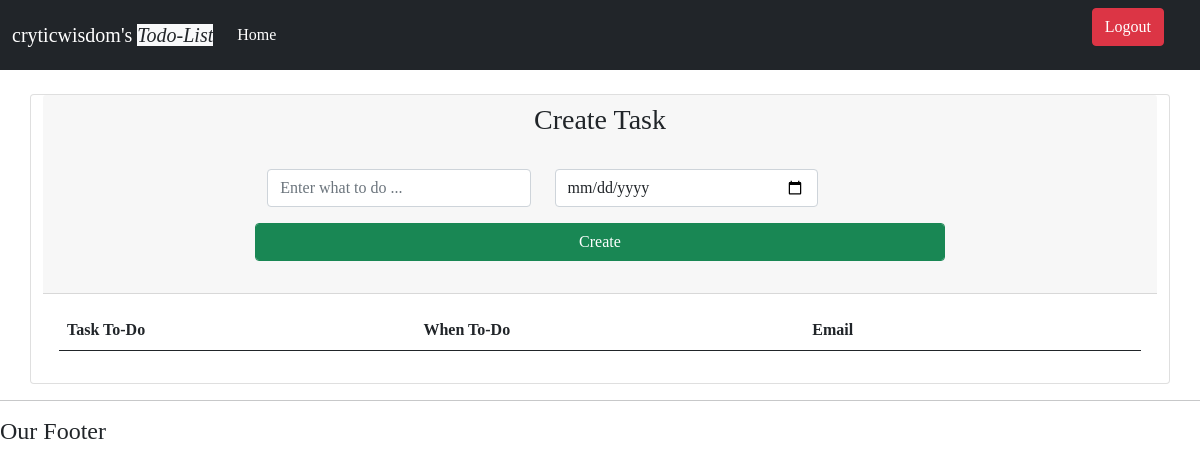
Before: /profile/56 (signed in) with the older database file.
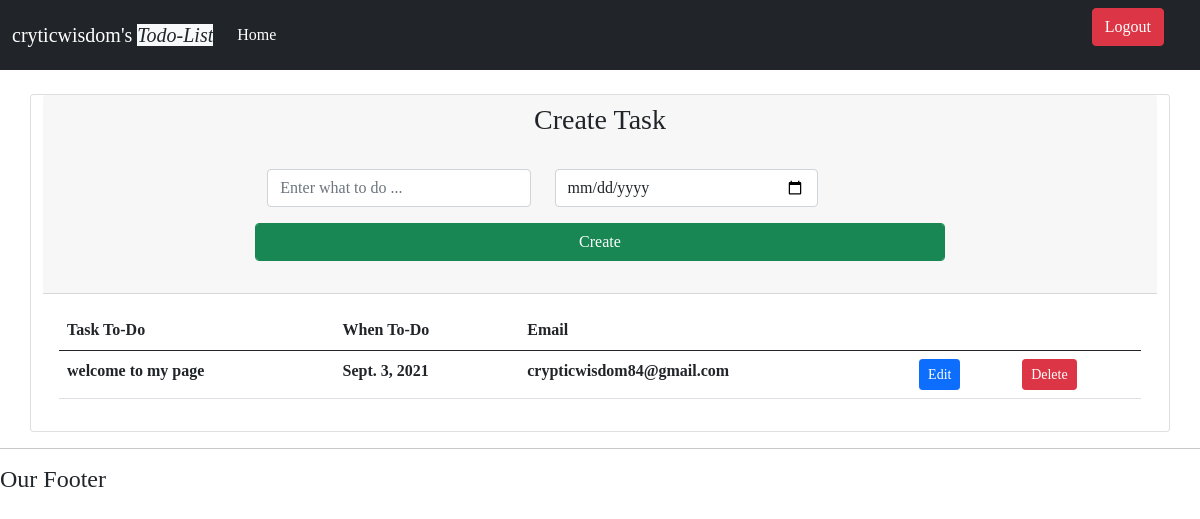
After: the same page with the newer database file.
### todo/models.py (models this page shows, shortened)
class Task(models.Model):
    user = models.ForeignKey(User, null=True, blank=True, on_delete=models.CASCADE)
    title = models.CharField(max_length=200, blank=True)
    when_to_do = models.DateField(null=False)
    email = models.EmailField(max_length=200, null=False)
    created = models.DateTimeField(auto_now_add=True, null=True)
    completed = models.BooleanField(default=False, null=True)

### todo/views.py (the view, shortened to what this page needs)
# urls.py: path('profile/<int:pk>', user_page, name="user_page"),
def user_page(request, pk):
    if not request.user.is_authenticated:
        return redirect(reverse('todo:login_page'))
    user_obj = get_object_or_404(User, pk=pk)
    task = user_obj.task_set.all().order_by('-created')
    return render(request, 'todo/user_page.html', {
        'user_obj':user_obj,
        'tasks':task,
    })

### todo/templates/todo/user_page.html (shortened to what this page needs)
{% extends 'todo/main.html' %}
{% load static %}
{% block content %}
<div class="row mt-4">
    <div class="card">
        <div class="card-header">
            <div class="row">
                <div class="col-sm-2 col-md-2 col-lg-2">
                </div>
                <div class="col-sm-8 col-md-8 col-lg-8">
                    <h3 class="text text-center">Create Task</h3>
                    <form action="" method="post">
                        <div class="row p-4">
                            <div class="col-sm-5 col-md-5 col-lg-5">
                                <input type="text"  class="form-control" placeholder="Enter what to do ..." name="text" id="">
                            </div>
                            <div class="col-sm-5 col-md-5 col-lg-5">
                                <input type="date" class="form-control" placeholder="year-month-day" name="date" id="">
                            </div>
                                <button type="submit" name="create" class="btn btn-success mt-3 form-control">Create</button>
                        </div>
                    </form>
                </div>
                <div class="col-sm-2 col-md-2 col-lg-2">
                </div>
            </div>
        </div>
        <div class="card-body">
            <table class="table">
                <thead>
                    <tr>
                        <th>Task To-Do</th>
                        <th>When To-Do</th>
                        <th>Email</th>
                        <th></th>
                        <td></td>
                    </tr>
                </thead>
                <tbody>
                 {% for task in tasks %}
                 <tr class="fw-bolder fs-50">
                   {% if task.completed == False %}
                    <td>{{ task.title }}</td>
                    <td>{{ task.when_to_do }}</td>
                    <td>{{ task.email }}</td>
                    <td>
                        <a href="{% url 'todo:edit' task.id %}" class="btn btn-sm btn-primary">Edit</a>
                    </td>
                    <td>
                        <a href="{% url 'todo:delete' task.id %}" class="btn btn-sm btn-danger">Delete</a>
                    </td>
                   {% endif %}
            </tr>
                 {% endfor %}
                </tbody>
            </table>
        </div>
    </div>
</div>
{% endblock content %}

### todo/templates/todo/main.html (shortened to what this page needs)
{% load static %}
<!DOCTYPE html>
<html lang="en">
<head>
    <link rel="stylesheet" href="{% static 'todo/css/bootstrap.min.css' %}">
</head>
<body style="font-family: cursive;">
    {% include 'todo/navbar.html' %}
    <div class="container">
        {% block content %}
        {% endblock content %}
    </div>
<hr>
<h4>Our Footer</h4>
</body>
</html>

### todo/templates/todo/navbar.html (shortened to what this page needs)
{% load static %}
<nav class="navbar navbar-expand-lg navbar-dark bg-dark">
  <div class="container-fluid">
    <a class="navbar-brand" href="#" style="font-family: cursive;">
      {{ request.user }}'s <i class="bg-light text-dark">Todo-List</i>
    </a>
    <div class="collapse navbar-collapse" id="navbarSupportedContent">
      <ul class="navbar-nav me-auto mb-2 mb-lg-0">
        <li class="nav-item">
          <a class="nav-link active" aria-current="page" href="{% url 'todo:index' %}">Home</a>
        </li>
      </ul>
{% if request.user.is_authenticated %}
        <p  class=" text-light d-flex">
            <a href="{% url 'todo:logout_handler' %}" class="btn btn-md btn-danger me-4">Logout</a>
        </p>
{% else %}
<p  class="d-flex">
    <a href="{% url 'todo:login_page' %}" class="btn btn-md btn-primary me-4">Log In</a>
</p>
{% endif %}
    </div>
  </div>
</nav>

Changed rows visible on the page:
added Task: title "welcome to my page", when_to_do "Sept. 3, 2021", email "crypticwisdom84@gmail.com"
